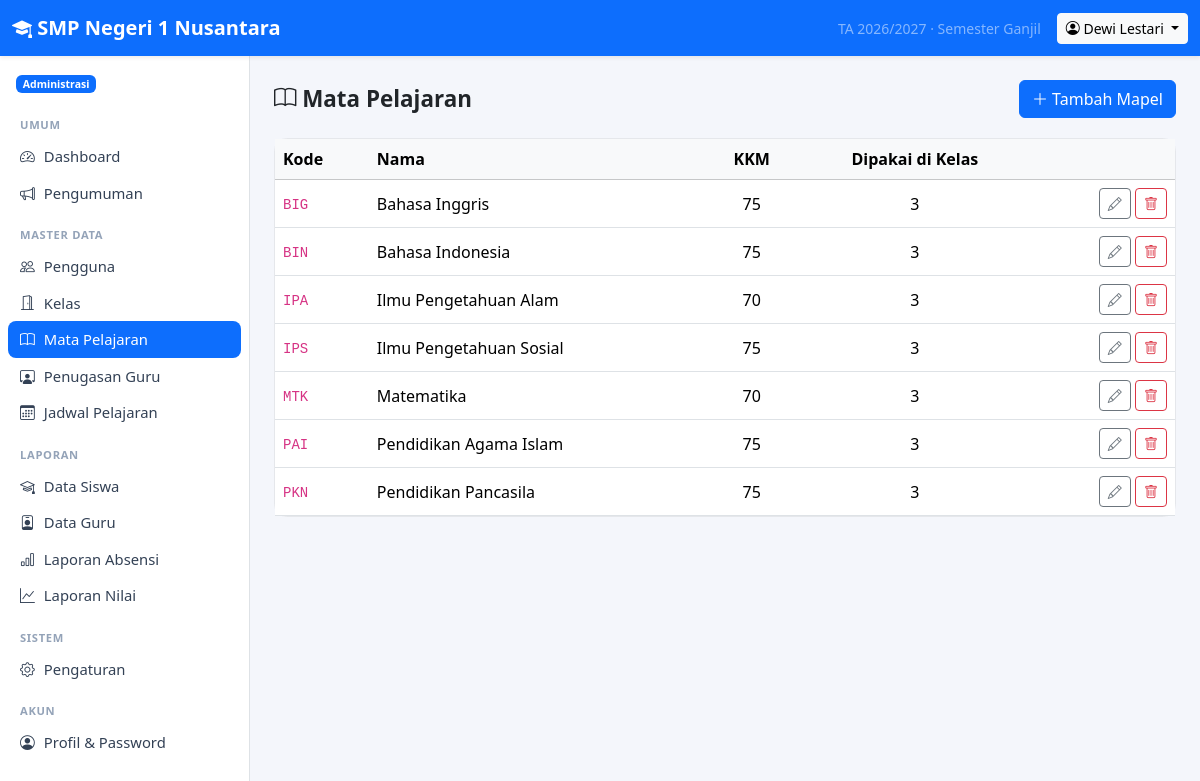
Screenshot of /index.php?r=admin/mapel (signed in) with the database file from the repository.
### tables this page shows
CREATE TABLE `settings` (
  `skey` varchar(50) NOT NULL,
  `svalue` text DEFAULT NULL,
  PRIMARY KEY (`skey`)
);

CREATE TABLE `users` (
  `id` int(11) NOT NULL AUTO_INCREMENT,
  `username` varchar(50) NOT NULL,
  `password_hash` varchar(255) NOT NULL,
  `name` varchar(100) NOT NULL,
  `role` varchar(20) NOT NULL,
  `nip` varchar(30) DEFAULT NULL,
  `email` varchar(100) DEFAULT NULL,
  `phone` varchar(30) DEFAULT NULL,
  `active` int(11) NOT NULL DEFAULT 1,
  `created_at` datetime DEFAULT current_timestamp(),
  PRIMARY KEY (`id`),
  UNIQUE KEY `username` (`username`),
  KEY `idx_users_role` (`role`)
);

CREATE TABLE `subjects` (
  `id` int(11) NOT NULL AUTO_INCREMENT,
  `code` varchar(20) NOT NULL,
  `name` varchar(100) NOT NULL,
  `kkm` int(11) NOT NULL DEFAULT 75,
  PRIMARY KEY (`id`),
  UNIQUE KEY `code` (`code`)
);

### app/controllers/admin.php (called while the page is built, shortened)
<?php
function admin_subjects(): void
{
    $subjects = db_all(
        'SELECT s.*, (SELECT COUNT(*) FROM teaching_assignments ta WHERE ta.subject_id = s.id) AS used
         FROM subjects s ORDER BY s.code'
    );
    render('admin/subjects', compact('subjects'), 'Mata Pelajaran');
}

### public/index.php (called while the page is built, shortened)
<?php
$routes = require BASE_PATH . '/app/routes.php';
$route  = trim(param('r'), '/');
[$file, $handler, $roles] = $routes[$route];
if ($roles !== null) {
    $roles === [] ? require_login() : require_role(...$roles);
}
try {
    $handler();
} catch (Throwable $e) {
    error_log((string) $e);
    if (config('debug')) {
        throw $e;
    }
    abort(500, 'Terjadi kesalahan pada server. Silakan coba lagi.');
}

### app/db.php (called while the page is built, shortened)
<?php
function db(): PDO
{
    static $pdo = null;
    if ($pdo instanceof PDO) {
        return $pdo;
    }
    $c = config('db');
    $options = [
        PDO::ATTR_ERRMODE            => PDO::ERRMODE_EXCEPTION,
        PDO::ATTR_DEFAULT_FETCH_MODE => PDO::FETCH_ASSOC,
        PDO::ATTR_EMULATE_PREPARES   => false,
    ];
    try {
        if ($c['driver'] === 'mysql') {
            $dsn = sprintf('mysql:host=%s;port=%s;dbname=%s;charset=utf8mb4', $c['host'], $c['port'], $c['name']);
            $pdo = new PDO($dsn, $c['user'], $c['pass'], $options);
            $pdo->exec("SET time_zone = '" . date('P') . "'");
        } else {
            $pdo = new PDO('sqlite:' . $c['sqlite_path'], null, null, $options);
            $pdo->exec('PRAGMA foreign_keys = ON');
            $pdo->exec('PRAGMA journal_mode = WAL');
        }
    } catch (PDOException $e) {
        if (PHP_SAPI === 'cli') {
            throw $e;
        }
        error_log((string) $e);
        while (ob_get_level() > 0) {
            ob_end_clean();
        }
        http_response_code(500);
        exit('<!doctype html><html lang="id"><meta charset="utf-8"><meta name="viewport" content="width=device-width, initial-scale=1">'
            . '<title>Database tidak terhubung</title>'
            . '<body style="font-family:system-ui,sans-serif;background:#f4f6fb;margin:0;padding:16px">'
            . '<div style="max-width:640px;margin:64px auto;background:#fff;border:1px solid #e5e7eb;border-radius:12px;padding:28px">'
            . '<h2 style="margin-top:0;color:#b91c1c">Tidak dapat terhubung ke database</h2>'
            . '<p>Aplikasi tidak bisa tersambung ke server database. Periksa hal berikut:</p><ol style="line-height:1.7">'
            . '<li>Nama database, user, dan password di <code>config.local.php</code> (atau <code>config.php</code>) sudah benar.</li>'
            . '<li>User database sudah ditambahkan ke database dengan hak <em>ALL PRIVILEGES</em>.</li>'
            . '<li>File <code>database/sekolah_mysql_kosong.sql</code> atau <code>sekolah_mysql.sql</code> sudah di-import.</li>'
            . '<li>Server MySQL/MariaDB sedang berjalan.</li></ol>'
            . '<p style="color:#64748b;font-size:14px;margin-bottom:0">Detail kesalahan dicatat di log error server.</p></div></body></html>');
    }
    return $pdo;
}
function db_query(string $sql, array $params = []): PDOStatement
{
    $st = db()->prepare($sql);
    $st->execute($params);
    return $st;
}
function db_one(string $sql, array $params = []): ?array
{
    $row = db_query($sql, $params)->fetch();
    return $row === false ? null : $row;
}
function db_all(string $sql, array $params = []): array
{
    return db_query($sql, $params)->fetchAll();
}

### app/auth.php (called while the page is built, shortened)
<?php
function current_user(): ?array
{
    static $user = false;
    if ($user !== false) {
        return $user;
    }
    $uid = $_SESSION['uid'] ?? null;
    $user = $uid ? db_one('SELECT * FROM users WHERE id = ? AND active = 1', [$uid]) : null;
    return $user;
}
function require_login(): array
{
    $u = current_user();
    return $u;
}
function require_role(string ...$roles): array
{
    $u = require_login();
    return $u;
}

### app/menu.php (called while the page is built, shortened)
<?php
function menu_for(string $role): array
{
    $common = ['Umum' => [
        ['Dashboard', '', 'speedometer2'],
        ['Pengumuman', 'pengumuman', 'megaphone'],
    ]];
    $teaching = ['Mengajar' => [
        ['Jadwal Mengajar', 'guru/jadwal', 'calendar-week'],
        ['Input Absensi', 'guru/absensi', 'clipboard-check'],
        ['Input Nilai', 'guru/nilai', 'pencil-square'],
    ]];
    return $common + ($menus[$role] ?? []) + ['Akun' => [['Profil & Password', 'profil', 'person-circle']]];
}

### app/views/admin/subjects.php (the view)
<div class="page-header">
    <h1><i class="bi bi-book"></i> Mata Pelajaran</h1>
    <a class="btn btn-primary" href="<?= url('admin/mapel/form') ?>"><i class="bi bi-plus-lg"></i> Tambah Mapel</a>
</div>
<div class="card"><div class="table-responsive">
    <table class="table table-hover mb-0">
        <thead class="table-light"><tr><th>Kode</th><th>Nama</th><th class="text-center">KKM</th><th class="text-center">Dipakai di Kelas</th><th></th></tr></thead>
        <tbody>
        <?php foreach ($subjects as $s): ?>
            <tr>
                <td><code><?= e($s['code']) ?></code></td>
                <td><?= e($s['name']) ?></td>
                <td class="text-center"><?= (int) $s['kkm'] ?></td>
                <td class="text-center"><?= (int) $s['used'] ?></td>
                <td class="text-end text-nowrap">
                    <a class="btn btn-sm btn-outline-secondary" href="<?= url('admin/mapel/form', ['id' => $s['id']]) ?>"><i class="bi bi-pencil"></i></a>
                    <?= delete_button('admin/mapel/hapus', (int) $s['id'], 'Hapus mata pelajaran ' . $s['name'] . '?') ?>
                </td>
            </tr>
        <?php endforeach; if (!$subjects) echo empty_row(5); ?>
        </tbody>
    </table>
</div></div>

### app/helpers.php (shortened to what this page needs)
<?php
function config(string $key, mixed $default = null): mixed
{
    $value = $GLOBALS['config'];
    foreach (explode('.', $key) as $part) {
        $value = $value[$part];
    }
    return $value;
}
function e(mixed $value): string
{
    return htmlspecialchars((string) ($value ?? ''), ENT_QUOTES, 'UTF-8');
}
function url(string $route = '', array $params = []): string
{
    $query = $route !== '' ? ['r' => $route] + $params : $params;
    return 'index.php' . ($query ? '?' . http_build_query($query) : '');
}
function csrf_token(): string
{
    return $_SESSION['csrf'];
}
function csrf_field(): string
{
    return '<input type="hidden" name="_csrf" value="' . e(csrf_token()) . '">';
}
function param(string $key, string $default = ''): string
{
    $v = $_GET[$key] ?? $default;
    return is_string($v) ? trim($v) : $default;
}
function render(string $view, array $data = [], string $title = ''): void
{
    extract($data, EXTR_SKIP);
    require BASE_PATH . '/app/views/' . $view . '.php';
    $content = ob_get_clean();
    require BASE_PATH . '/app/views/layout.php';
}
function role_label(string $role): string
{
    return ROLES[$role] ?? $role;
}
function setting(string $key, string $default = ''): string
{
    static $cache = null;
    if ($cache === null) {
        $cache = [];
        foreach (db_all('SELECT skey, svalue FROM settings') as $row) {
            $cache[$row['skey']] = (string) $row['svalue'];
        }
    }
    return $cache[$key] ?? $default;
}
function period(): array
{
    return [
        'year'     => setting('academic_year', date('Y') . '/' . (date('Y') + 1)),
        'semester' => setting('semester', 'Ganjil'),
    ];
}
function delete_button(string $route, int $id, string $confirm = 'Hapus data ini?', string $label = ''): string
{
    return '<form method="post" action="' . e(url($route)) . '" class="d-inline" data-confirm="' . e($confirm) . '">'
        . csrf_field() . '<input type="hidden" name="id" value="' . $id . '">'
        . '<button class="btn btn-sm btn-outline-danger" title="Hapus"><i class="bi bi-trash"></i>' . ($label ? ' ' . e($label) : '') . '</button></form>';
}

### app/views/layout.php (shortened to what this page needs)
<?php
$me = current_user();
$currentRoute = trim(param('r'), '/');
$schoolName = setting('school_name', config('app_name'));
$p = period();
?>
<!doctype html>
<html lang="id">
<head>
    <link href="assets/vendor/bootstrap/bootstrap.min.css" rel="stylesheet">
    <link href="assets/vendor/bootstrap-icons/bootstrap-icons.min.css" rel="stylesheet">
    <link href="assets/app.css" rel="stylesheet">
</head>
<body>
<?php if ($me): ?>
<nav class="navbar navbar-dark bg-primary sticky-top shadow-sm d-print-none">
    <div class="container-fluid">
        <a class="navbar-brand fw-semibold me-auto" href="<?= url() ?>"><i class="bi bi-mortarboard-fill"></i> <?= e($schoolName) ?></a>
        <span class="navbar-text text-white-50 small d-none d-md-inline me-3">
            TA <?= e($p['year']) ?> · Semester <?= e($p['semester']) ?>
        </span>
        <div class="dropdown">
            <button class="btn btn-sm btn-light dropdown-toggle" data-bs-toggle="dropdown">
                <i class="bi bi-person-circle"></i> <span class="d-none d-sm-inline"><?= e($me['name']) ?></span>
            </button>
        </div>
    </div>
</nav>
<div class="d-flex">
    <aside class="offcanvas-lg offcanvas-start sidebar border-end bg-body d-print-none" tabindex="-1" id="sidebar">
        <div class="offcanvas-body d-block p-2">
            <div class="px-2 py-2 mb-2 small">
                <span class="badge text-bg-primary"><?= e(role_label($me['role'])) ?></span>
            </div>
            <?php foreach (menu_for($me['role']) as $section => $items): ?>
                <div class="menu-section"><?= e($section) ?></div>
                <ul class="nav nav-pills flex-column mb-2">
                    <?php foreach ($items as [$label, $route, $icon]):
                        $active = $currentRoute === $route || ($route !== '' && str_starts_with($currentRoute, $route . '/')); ?>
                        <li class="nav-item">
                            <a class="nav-link<?= $active ? ' active' : '' ?>" href="<?= url($route) ?>">
                                <i class="bi bi-<?= e($icon) ?>"></i> <?= e($label) ?>
                            </a>
                        </li>
                    <?php endforeach; ?>
                </ul>
            <?php endforeach; ?>
        </div>
    </aside>
    <main class="flex-grow-1 p-3 p-md-4 main-content">
        <?= $content ?>
    </main>
</div>
<?php else: ?>
    <?= $content ?>
<?php endif; ?>
</body>
</html>

### public/assets/app.css (style rules this page uses)
body { background: #f4f6fb; }
.sidebar { width: 250px; flex-shrink: 0; min-height: calc(100vh - 56px); }
@media (min-width: 992px) { .sidebar { position: sticky; top: 56px; height: calc(100vh - 56px); overflow-y: auto; } }
.sidebar .nav-link { color: #334155; border-radius: .5rem; padding: .45rem .75rem; font-size: .925rem; }
.sidebar .nav-link.active { background: var(--bs-primary); color: #fff; }
.sidebar .nav-link i { width: 1.25rem; display: inline-block; }
.menu-section { font-size: .7rem; text-transform: uppercase; letter-spacing: .06em; color: #94a3b8; padding: .5rem .75rem .25rem; font-weight: 600; }
.main-content { min-width: 0; }
.card { border-radius: .8rem; border-color: #e5e7eb; }
.table > :not(caption) > * > * { vertical-align: middle; }
.page-header { display: flex; flex-wrap: wrap; gap: .75rem; justify-content: space-between; align-items: center; margin-bottom: 1.25rem; }
.page-header h1 { font-size: 1.4rem; margin: 0; font-weight: 600; }

### rows the page displays
settings: skey "2026/2027", skey "Ganjil"
users: name "Dewi Lestari", role "Administrasi"
subjects: code "BIG", name "Bahasa Inggris", kkm "75", used "3"
subjects: code "BIN", name "Bahasa Indonesia", kkm "75", used "3"
subjects: code "IPA", name "Ilmu Pengetahuan Alam", kkm "70", used "3"
subjects: code "IPS", name "Ilmu Pengetahuan Sosial", kkm "75", used "3"
subjects: code "MTK", name "Matematika", kkm "70", used "3"
subjects: code "PAI", name "Pendidikan Agama Islam", kkm "75", used "3"
subjects: code "PKN", name "Pendidikan Pancasila", kkm "75", used "3"

### other values shown
$schoolName "SMP Negeri 1 Nusantara"
$section "UMUM"
$label "Dashboard"
$label "Pengumuman"
$section "MASTER DATA"
$label "Pengguna"
$label "Kelas"
$label "Mata Pelajaran"
$label "Penugasan Guru"
$label "Jadwal Pelajaran"
$section "LAPORAN"
$label "Data Siswa"
$label "Data Guru"
$label "Laporan Absensi"
$label "Laporan Nilai"
